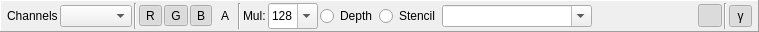
  <widget class="QFrame" name="channelsToolbar">
   <property name="geometry">
    <rect>
     <x>3</x>
     <y>3</y>
     <width>746</width>
     <height>32</height>
    </rect>
   </property>
   <property name="sizePolicy">
    <sizepolicy hsizetype="Minimum" vsizetype="Fixed">
     <horstretch>0</horstretch>
     <verstretch>0</verstretch>
    </sizepolicy>
   </property>
   <property name="minimumSize">
    <size>
     <width>0</width>
     <height>32</height>
    </size>
   </property>
   <property name="frameShape">
    <enum>QFrame::Panel</enum>
   </property>
   <property name="frameShadow">
    <enum>QFrame::Raised</enum>
   </property>
   <layout class="QHBoxLayout" name="horizontalLayout_5">
    <property name="spacing">
     <number>2</number>
    </property>
    <property name="leftMargin">
     <number>6</number>
    </property>
    <property name="topMargin">
     <number>2</number>
    </property>
    <property name="rightMargin">
     <number>6</number>
    </property>
    <property name="bottomMargin">
     <number>2</number>
    </property>
    <item>
     <widget class="QLabel" name="channelLabel">
      <property name="text">
       <string>Channels</string>
      </property>
     </widget>
    </item>
    <item>
     <widget class="QComboBox" name="channels">
      <property name="frame">
       <bool>true</bool>
      </property>
     </widget>
    </item>
    <item>
     <widget class="Line" name="line_2">
      <property name="orientation">
       <enum>Qt::Vertical</enum>
      </property>
     </widget>
    </item>
    <item>
     <widget class="RDToolButton" name="channelRed">
      <property name="toolTip">
       <string>Show Red (Right click to toggle solo)</string>
      </property>
      <property name="text">
       <string>R</string>
      </property>
      <property name="checkable">
       <bool>true</bool>
      </property>
      <property name="checked">
       <bool>true</bool>
      </property>
      <property name="autoRaise">
       <bool>true</bool>
      </property>
     </widget>
    </item>
    <item>
     <widget class="RDToolButton" name="channelGreen">
      <property name="toolTip">
       <string>Show Green (Right click to toggle solo)</string>
      </property>
      <property name="text">
       <string>G</string>
      </property>
      <property name="checkable">
       <bool>true</bool>
      </property>
      <property name="checked">
       <bool>true</bool>
      </property>
      <property name="autoRaise">
       <bool>true</bool>
      </property>
     </widget>
    </item>
    <item>
     <widget class="RDToolButton" name="channelBlue">
      <property name="toolTip">
       <string>Show Blue (Right click to toggle solo)</string>
      </property>
      <property name="text">
       <string>B</string>
      </property>
      <property name="checkable">
       <bool>true</bool>
      </property>
      <property name="checked">
       <bool>true</bool>
      </property>
      <property name="popupMode">
       <enum>QToolButton::DelayedPopup</enum>
      </property>
      <property name="autoRaise">
       <bool>true</bool>
      </property>
     </widget>
    </item>
    <item>
     <widget class="RDToolButton" name="channelAlpha">
      <property name="toolTip">
       <string>Show Alpha (Right click to toggle solo)</string>
      </property>
      <property name="text">
       <string>A</string>
      </property>
      <property name="checkable">
       <bool>true</bool>
      </property>
      <property name="autoRaise">
       <bool>true</bool>
      </property>
     </widget>
    </item>
    <item>
     <widget class="Line" name="mulSep">
      <property name="orientation">
       <enum>Qt::Vertical</enum>
      </property>
     </widget>
    </item>
    <item>
     <widget class="QLabel" name="mulLabel">
      <property name="text">
       <string>Mul:</string>
      </property>
     </widget>
    </item>
    <item>
     <widget class="QComboBox" name="hdrMul">
      <property name="sizePolicy">
       <sizepolicy hsizetype="Preferred" vsizetype="Preferred">
        <horstretch>0</horstretch>
        <verstretch>0</verstretch>
       </sizepolicy>
      </property>
      <property name="minimumSize">
       <size>
        <width>50</width>
        <height>0</height>
       </size>
      </property>
      <property name="editable">
       <bool>true</bool>
      </property>
      <property name="currentText">
       <string>128</string>
      </property>
      <property name="insertPolicy">
       <enum>QComboBox::NoInsert</enum>
      </property>
     </widget>
    </item>
    <item>
     <widget class="QRadioButton" name="depthDisplay">
      <property name="text">
       <string>Depth</string>
      </property>
     </widget>
    </item>
    <item>
     <widget class="QRadioButton" name="stencilDisplay">
      <property name="text">
       <string>Stencil</string>
      </property>
     </widget>
    </item>
    <item>
     <widget class="QComboBox" name="customShader">
      <property name="sizePolicy">
       <sizepolicy hsizetype="Preferred" vsizetype="Fixed">
        <horstretch>0</horstretch>
        <verstretch>0</verstretch>
       </sizepolicy>
      </property>
      <property name="minimumSize">
       <size>
        <width>150</width>
        <height>0</height>
       </size>
      </property>
      <property name="editable">
       <bool>true</bool>
      </property>
      <property name="insertPolicy">
       <enum>QComboBox::NoInsert</enum>
      </property>
     </widget>
    </item>
    <item>
     <widget class="QToolButton" name="customCreate">
      <property name="toolTip">
       <string>Create New Custom Shader</string>
      </property>
      <property name="text">
       <string/>
      </property>
      <property name="icon">
       <iconset resource="../Resources/resources.qrc">
        <normaloff>:/add.png</normaloff>:/add.png</iconset>
      </property>
      <property name="autoRaise">
       <bool>true</bool>
      </property>
     </widget>
    </item>
    <item>
     <widget class="QToolButton" name="customEdit">
      <property name="toolTip">
       <string>Edit Selected Shader</string>
      </property>
      <property name="text">
       <string/>
      </property>
      <property name="icon">
       <iconset resource="../Resources/resources.qrc">
        <normaloff>:/page_white_edit.png</normaloff>:/page_white_edit.png</iconset>
      </property>
      <property name="autoRaise">
       <bool>true</bool>
      </property>
     </widget>
    </item>
    <item>
     <widget class="QToolButton" name="customDelete">
      <property name="toolTip">
       <string>Delete Custom Shader</string>
      </property>
      <property name="text">
       <string/>
      </property>
      <property name="icon">
       <iconset resource="../Resources/resources.qrc">
        <normaloff>:/del.png</normaloff>:/del.png</iconset>
      </property>
      <property name="autoRaise">
       <bool>true</bool>
      </property>
     </widget>
    </item>
    <item>
     <widget class="QToolButton" name="backcolorPick">
      <property name="toolTip">
       <string>Alpha: Pick Solid Background Color</string>
      </property>
      <property name="text">
       <string/>
      </property>
      <property name="icon">
       <iconset resource="../Resources/resources.qrc">
        <normaloff>:/color_wheel.png</normaloff>:/color_wheel.png</iconset>
      </property>
      <property name="checkable">
       <bool>true</bool>
      </property>
      <property name="autoRaise">
       <bool>true</bool>
      </property>
     </widget>
    </item>
    <item>
     <widget class="QToolButton" name="checkerBack">
      <property name="toolTip">
       <string>Alpha: Show Checkerboard Background</string>
      </property>
      <property name="text">
       <string/>
      </property>
      <property name="icon">
       <iconset resource="../Resources/resources.qrc">
        <normaloff>:/checkerboard.png</normaloff>:/checkerboard.png</iconset>
      </property>
      <property name="checkable">
       <bool>true</bool>
      </property>
      <property name="checked">
       <bool>true</bool>
      </property>
      <property name="autoRaise">
       <bool>true</bool>
      </property>
     </widget>
    </item>
    <item>
     <widget class="Line" name="gammaSep">
      <property name="orientation">
       <enum>Qt::Vertical</enum>
      </property>
     </widget>
    </item>
    <item>
     <widget class="QToolButton" name="gammaDisplay">
      <property name="minimumSize">
       <size>
        <width>23</width>
        <height>22</height>
       </size>
      </property>
      <property name="toolTip">
       <string>Override display of linear data in gamma space

See FAQ on &quot;Gamma display of linear data&quot;</string>
      </property>
      <property name="text">
       <string>γ</string>
      </property>
      <property name="checkable">
       <bool>true</bool>
      </property>
      <property name="checked">
       <bool>true</bool>
      </property>
      <property name="autoRaise">
       <bool>true</bool>
      </property>
     </widget>
    </item>
   </layout>
  </widget>
